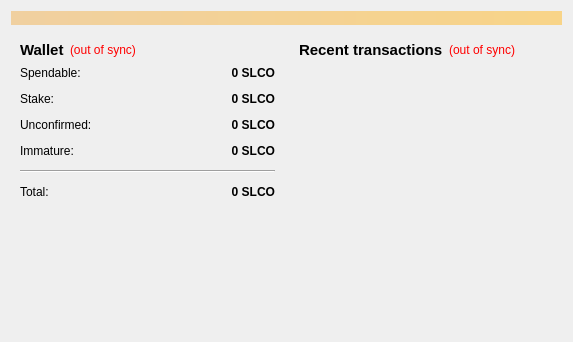
<?xml version="1.0" encoding="UTF-8"?>
<ui version="4.0">
 <class>OverviewPage</class>
 <widget class="QWidget" name="OverviewPage">
  <property name="geometry">
   <rect>
    <x>0</x>
    <y>0</y>
    <width>573</width>
    <height>342</height>
   </rect>
  </property>
  <property name="windowTitle">
   <string>Form</string>
  </property>
  <layout class="QVBoxLayout" name="topLayout">
   <item>
    <widget class="QLabel" name="labelAlerts">
     <property name="visible">
      <bool>false</bool>
     </property>
     <property name="styleSheet">
      <string notr="true">background-color: qlineargradient(x1: 0, y1: 0, x2: 1, y2: 0, stop:0 #F0D0A0, stop:1 #F8D488);  color:#000000
</string>
     </property>
     <property name="wordWrap">
      <bool>true</bool>
     </property>
     <property name="margin">
      <number>3</number>
     </property>
    </widget>
   </item>
   <item>
    <layout class="QHBoxLayout" name="horizontalLayout" stretch="1,1">
     <item>
      <layout class="QVBoxLayout" name="verticalLayout_2">
       <item>
        <widget class="QWidget" name="widget" native="true">
         <layout class="QVBoxLayout" name="verticalLayout_4">
          <item>
           <layout class="QHBoxLayout" name="horizontalLayout_4">
            <item>
             <widget class="QLabel" name="label_5">
              <property name="font">
               <font>
                <pointsize>11</pointsize>
                <weight>75</weight>
                <bold>true</bold>
               </font>
              </property>
              <property name="text">
               <string>Wallet</string>
              </property>
             </widget>
            </item>
            <item>
             <widget class="QLabel" name="labelWalletStatus">
              <property name="toolTip">
               <string>The displayed information may be out of date. Your wallet automatically synchronizes with the SilCo network after a connection is established, but this process has not completed yet.</string>
              </property>
              <property name="styleSheet">
               <string notr="true">QLabel { color: red; }</string>
              </property>
              <property name="text">
               <string notr="true">(out of sync)</string>
              </property>
              <property name="alignment">
               <set>Qt::AlignLeading|Qt::AlignLeft|Qt::AlignVCenter</set>
              </property>
             </widget>
            </item>
            <item>
             <spacer name="horizontalSpacer_2">
              <property name="orientation">
               <enum>Qt::Horizontal</enum>
              </property>
              <property name="sizeHint" stdset="0">
               <size>
                <width>40</width>
                <height>20</height>
               </size>
              </property>
             </spacer>
            </item>
           </layout>
          </item>
          <item>
           <layout class="QFormLayout" name="formLayout_2">
            <property name="fieldGrowthPolicy">
             <enum>QFormLayout::AllNonFixedFieldsGrow</enum>
            </property>
            <property name="horizontalSpacing">
             <number>12</number>
            </property>
            <property name="verticalSpacing">
             <number>12</number>
            </property>
            <item row="0" column="0">
             <widget class="QLabel" name="label">
              <property name="text">
               <string>Spendable:</string>
              </property>
             </widget>
            </item>
            <item row="0" column="1">
             <widget class="QLabel" name="labelBalance">
              <property name="font">
               <font>
                <weight>75</weight>
                <bold>true</bold>
               </font>
              </property>
              <property name="cursor">
               <cursorShape>IBeamCursor</cursorShape>
              </property>
              <property name="toolTip">
               <string>Your current spendable balance</string>
              </property>
              <property name="text">
               <string notr="true">0 SLCO</string>
              </property>
              <property name="alignment">
               <set>Qt::AlignRight|Qt::AlignTrailing|Qt::AlignVCenter</set>
              </property>
              <property name="textInteractionFlags">
               <set>Qt::LinksAccessibleByMouse|Qt::TextSelectableByKeyboard|Qt::TextSelectableByMouse</set>
              </property>
             </widget>
            </item>
            <item row="1" column="0">
             <widget class="QLabel" name="label_6">
              <property name="text">
               <string>Stake:</string>
              </property>
             </widget>
            </item>
            <item row="1" column="1">
             <widget class="QLabel" name="labelStake">
              <property name="font">
               <font>
                <weight>75</weight>
                <bold>true</bold>
               </font>
              </property>
              <property name="cursor">
               <cursorShape>IBeamCursor</cursorShape>
              </property>
              <property name="toolTip">
               <string>Total of coins that was staked, and do not yet count toward the current balance</string>
              </property>
              <property name="text">
               <string notr="true">0 SLCO</string>
              </property>
              <property name="alignment">
               <set>Qt::AlignRight|Qt::AlignTrailing|Qt::AlignVCenter</set>
              </property>
              <property name="textInteractionFlags">
               <set>Qt::LinksAccessibleByMouse|Qt::TextSelectableByKeyboard|Qt::TextSelectableByMouse</set>
              </property>
             </widget>
            </item>
            <item row="2" column="0">
             <widget class="QLabel" name="label_3">
              <property name="text">
               <string>Unconfirmed:</string>
              </property>
             </widget>
            </item>
            <item row="2" column="1">
             <widget class="QLabel" name="labelUnconfirmed">
              <property name="font">
               <font>
                <weight>75</weight>
                <bold>true</bold>
               </font>
              </property>
              <property name="cursor">
               <cursorShape>IBeamCursor</cursorShape>
              </property>
              <property name="toolTip">
               <string>Total of transactions that have yet to be confirmed, and do not yet count toward the current balance</string>
              </property>
              <property name="text">
               <string notr="true">0 SLCO</string>
              </property>
              <property name="alignment">
               <set>Qt::AlignRight|Qt::AlignTrailing|Qt::AlignVCenter</set>
              </property>
              <property name="textInteractionFlags">
               <set>Qt::LinksAccessibleByMouse|Qt::TextSelectableByKeyboard|Qt::TextSelectableByMouse</set>
              </property>
             </widget>
            </item>
            <item row="3" column="0">
             <widget class="QLabel" name="labelImmatureText">
              <property name="text">
               <string>Immature:</string>
              </property>
             </widget>
            </item>
            <item row="3" column="1">
             <widget class="QLabel" name="labelImmature">
              <property name="font">
               <font>
                <weight>75</weight>
                <bold>true</bold>
               </font>
              </property>
              <property name="toolTip">
               <string>Mined balance that has not yet matured</string>
              </property>
              <property name="text">
               <string notr="true">0 SLCO</string>
              </property>
              <property name="alignment">
               <set>Qt::AlignRight|Qt::AlignTrailing|Qt::AlignVCenter</set>
              </property>
              <property name="textInteractionFlags">
               <set>Qt::LinksAccessibleByMouse|Qt::TextSelectableByKeyboard|Qt::TextSelectableByMouse</set>
              </property>
             </widget>
            </item>
            <item row="4" column="0" colspan="2">
             <widget class="Line" name="line">
              <property name="orientation">
               <enum>Qt::Horizontal</enum>
              </property>
             </widget>
            </item>
            <item row="5" column="0">
             <widget class="QLabel" name="labelTotalText">
              <property name="text">
               <string>Total:</string>
              </property>
             </widget>
            </item>
            <item row="5" column="1">
             <widget class="QLabel" name="labelTotal">
              <property name="font">
               <font>
                <weight>75</weight>
                <bold>true</bold>
               </font>
              </property>
              <property name="cursor">
               <cursorShape>IBeamCursor</cursorShape>
              </property>
              <property name="toolTip">
               <string>Your current total balance</string>
              </property>
              <property name="text">
               <string notr="true">0 SLCO</string>
              </property>
              <property name="alignment">
               <set>Qt::AlignRight|Qt::AlignTrailing|Qt::AlignVCenter</set>
              </property>
              <property name="textInteractionFlags">
               <set>Qt::LinksAccessibleByMouse|Qt::TextSelectableByKeyboard|Qt::TextSelectableByMouse</set>
              </property>
             </widget>
            </item>
           </layout>
          </item>
         </layout>
        </widget>
       </item>
       <item>
        <spacer name="verticalSpacer">
         <property name="orientation">
          <enum>Qt::Vertical</enum>
         </property>
         <property name="sizeHint" stdset="0">
          <size>
           <width>20</width>
           <height>40</height>
          </size>
         </property>
        </spacer>
       </item>
      </layout>
     </item>
     <item>
      <layout class="QVBoxLayout" name="verticalLayout_3">
       <item>
        <widget class="QWidget" name="widget_2" native="true">
         <layout class="QVBoxLayout" name="verticalLayout">
          <item>
           <layout class="QHBoxLayout" name="horizontalLayout_2">
            <item>
             <widget class="QLabel" name="label_4">
              <property name="font">
               <font>
                <pointsize>11</pointsize>
                <weight>75</weight>
                <bold>true</bold>
               </font>
              </property>
              <property name="text">
               <string>&lt;b&gt;Recent transactions&lt;/b&gt;</string>
              </property>
             </widget>
            </item>
            <item>
             <widget class="QLabel" name="labelTransactionsStatus">
              <property name="toolTip">
               <string>The displayed information may be out of date. Your wallet automatically synchronizes with the SilCo network after a connection is established, but this process has not completed yet.</string>
              </property>
              <property name="styleSheet">
               <string notr="true">QLabel { color: red; }</string>
              </property>
              <property name="text">
               <string notr="true">(out of sync)</string>
              </property>
              <property name="alignment">
               <set>Qt::AlignRight|Qt::AlignTrailing|Qt::AlignVCenter</set>
              </property>
             </widget>
            </item>
            <item>
             <spacer name="horizontalSpacer">
              <property name="orientation">
               <enum>Qt::Horizontal</enum>
              </property>
              <property name="sizeHint" stdset="0">
               <size>
                <width>40</width>
                <height>20</height>
               </size>
              </property>
             </spacer>
            </item>
           </layout>
          </item>
          <item>
           <widget class="QListView" name="listTransactions">
            <property name="styleSheet">
             <string notr="true">QListView { background: transparent; }</string>
            </property>
            <property name="frameShape">
             <enum>QFrame::NoFrame</enum>
            </property>
            <property name="verticalScrollBarPolicy">
             <enum>Qt::ScrollBarAlwaysOff</enum>
            </property>
            <property name="horizontalScrollBarPolicy">
             <enum>Qt::ScrollBarAlwaysOff</enum>
            </property>
            <property name="selectionMode">
             <enum>QAbstractItemView::NoSelection</enum>
            </property>
           </widget>
          </item>
         </layout>
        </widget>
       </item>
      </layout>
     </item>
    </layout>
   </item>
  </layout>
 </widget>
 <resources/>
 <connections/>
</ui>
